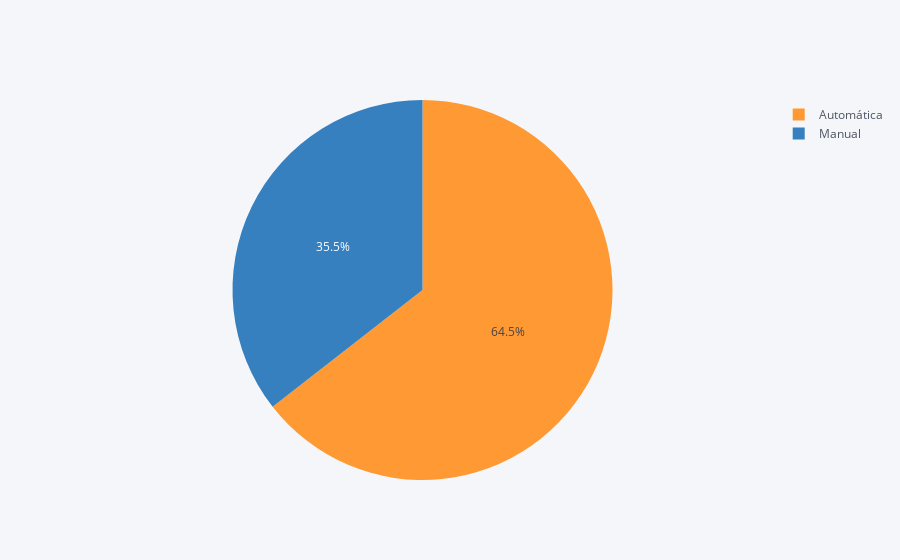

The code cell stored with this chart in its notebook:
### Code cell
dft=df.groupby(['transmision']).estilo.count()
dft=dft.to_frame(name='cantidad')
dft.reset_index().iplot(kind='pie',labels='transmision',values='cantidad')

### Figure 1 — Plotly figure (JSON) as saved in the notebook; plotly's stock layout.template omitted (floating-point values rounded to 4 significant figures)
{"data": [{"labels": ["Automática", "Manual"], "marker": {"colors": ["rgba(255, 153, 51, 1.0)", "rgba(55, 128, 191, 1.0)"]}, "name": "", "type": "pie", "values": [6875, 3790]}], "layout": {"autosize": true, "legend": {"bgcolor": "#F5F6F9", "font": {"color": "#4D5663"}}, "paper_bgcolor": "#F5F6F9", "plot_bgcolor": "#F5F6F9", "title": {"font": {"color": "#4D5663"}}}}
